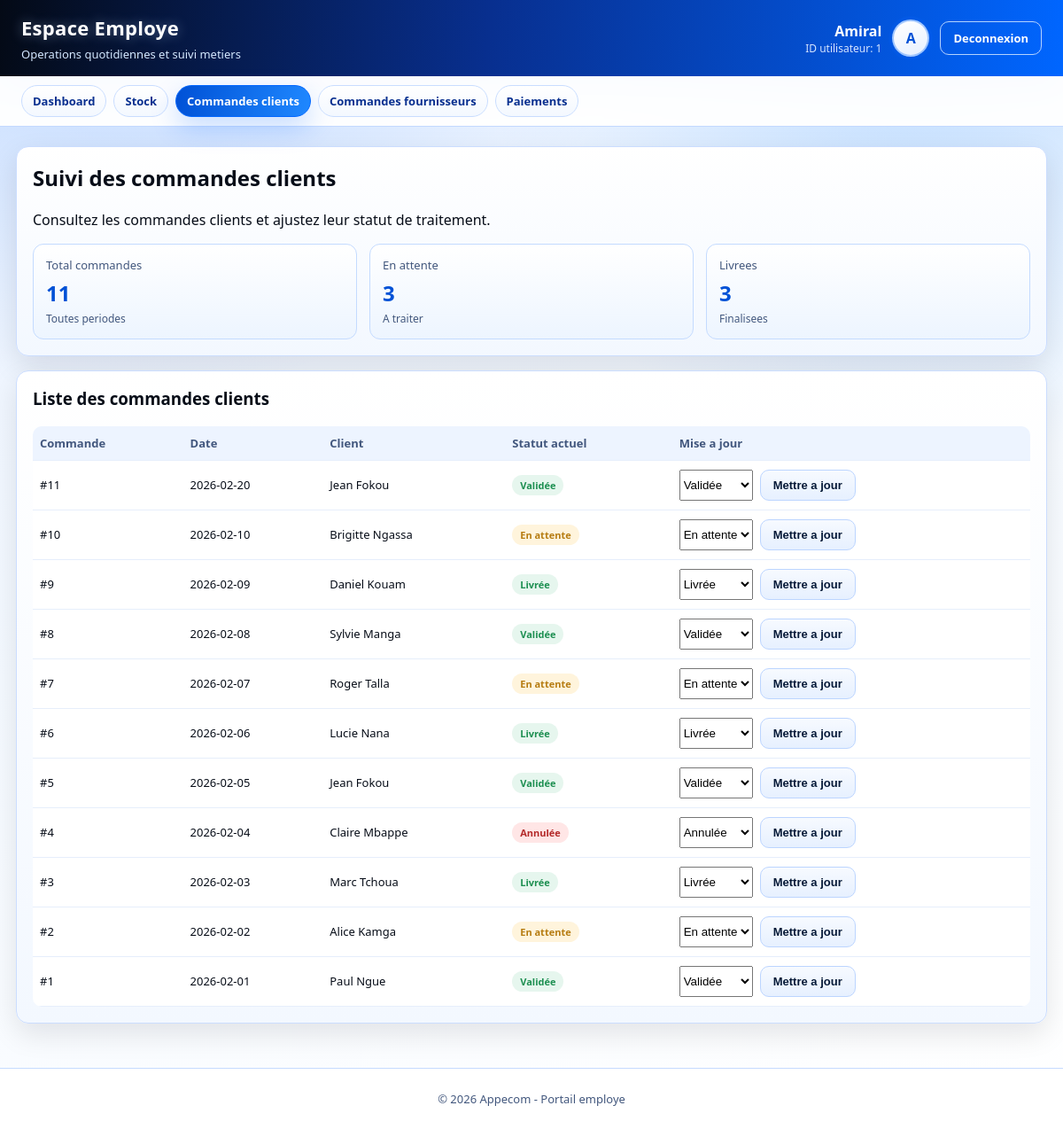
Screenshot of /employe/commandes_clients.php (signed in) with the database file from the repository.
### tables this page shows
CREATE TABLE IF NOT EXISTS `commande_client` (
  `id_commande` int NOT NULL AUTO_INCREMENT,
  `date_commande` date NOT NULL,
  `id_client` int DEFAULT NULL,
  `statut` enum('En attente','Validée','Livrée','Annulée') DEFAULT 'En attente',
  PRIMARY KEY (`id_commande`),
  KEY `id_client` (`id_client`)
);

CREATE TABLE IF NOT EXISTS `client` (
  `id_client` int NOT NULL AUTO_INCREMENT,
  `nom` varchar(50) NOT NULL,
  `prenom` varchar(50) NOT NULL,
  `ville` varchar(50) DEFAULT NULL,
  `sexe` char(1) DEFAULT NULL,
  `contact` varchar(20) DEFAULT NULL,
  `date_naissance` date DEFAULT NULL,
  `email` varchar(100) DEFAULT NULL,
  `mot_de_passe` varchar(255) DEFAULT NULL,
  PRIMARY KEY (`id_client`),
  UNIQUE KEY `email` (`email`)
);

### employe/_layout.php (called while the page is built, shortened)
<?php
function employe_h($value)
{
    return htmlspecialchars((string) $value, ENT_QUOTES, 'UTF-8');
}
function employe_status_class($value)
{
    $status = strtolower(trim((string) $value));
    if (strpos($status, 'valid') === 0 || strpos($status, 'liv') === 0 || strpos($status, 'rec') === 0 || strpos($status, 'pay') === 0) {
        return 'badge success';
    }
    if (strpos($status, 'attente') !== false) {
        return 'badge warning';
    }
    if (strpos($status, 'annul') === 0 || strpos($status, 'rej') === 0) {
        return 'badge danger';
    }
    return 'badge info';
}
function employe_status_text($value)
{
    $status = trim((string) $value);
    return $status === '' ? '-' : $status;
}
function employe_enum_values(mysqli $db, string $table, string $column): array
{
    $tableSafe = preg_replace('/[^A-Za-z0-9_]/', '', $table);
    $columnSafe = preg_replace('/[^A-Za-z0-9_]/', '', $column);
    $sql = "SHOW COLUMNS FROM `$tableSafe` LIKE ?";
    $stmt = $db->prepare($sql);
    $stmt->bind_param('s', $columnSafe);
    if (!$stmt->execute()) {
        $stmt->close();
        return [];
    }
    $result = $stmt->get_result();
    $row = $result->fetch_assoc();
    $type = (string) $row['Type'];
    preg_match_all("/'((?:[^'\\\\]|\\\\.)*)'/", $type, $matches);
    return array_map(static function ($raw) {
        return stripcslashes((string) $raw);
    }, $matches[1]);
}

### employe/commandes_clients.php (the view, shortened to what this page needs)
<?php
require __DIR__ . '/_layout.php';
$statusOptions = [];
if ($employeDb instanceof mysqli) {
    $statusOptions = employe_enum_values($employeDb, 'Commande_Client', 'statut');
}
$orders = [];
if ($employeDb instanceof mysqli) {
    $sql = 'SELECT c.id_commande, c.date_commande, c.statut, cl.nom, cl.prenom FROM Commande_Client c LEFT JOIN Client cl ON cl.id_client = c.id_client ORDER BY c.date_commande DESC, c.id_commande DESC';
    $result = $employeDb->query($sql);
    if ($result) {
        while ($row = $result->fetch_assoc()) {
            $orders[] = $row;
        }
    }
}
$totalOrders = count($orders);
$pendingOrders = 0;
$deliveredOrders = 0;
foreach ($orders as $order) {
    $status = strtolower((string) $order['statut']);
    if (strpos($status, 'attente') !== false) {
        $pendingOrders++;
    }
    if (strpos($status, 'liv') === 0) {
        $deliveredOrders++;
    }
}
include __DIR__ . '/_header.php';
?>
<section class="panel">
  <h2>Suivi des commandes clients</h2>
  <p class="muted">Consultez les commandes clients et ajustez leur statut de traitement.</p>
  <div class="grid-3" style="margin-top:12px;">
    <article class="stat">
      <div class="label">Total commandes</div>
      <div class="value"><?php echo $totalOrders; ?></div>
      <div class="sub">Toutes periodes</div>
    </article>
    <article class="stat">
      <div class="label">En attente</div>
      <div class="value"><?php echo $pendingOrders; ?></div>
      <div class="sub">A traiter</div>
    </article>
    <article class="stat">
      <div class="label">Livrees</div>
      <div class="value"><?php echo $deliveredOrders; ?></div>
      <div class="sub">Finalisees</div>
    </article>
  </div>
</section>
<section class="panel">
  <h3>Liste des commandes clients</h3>
  <?php if (!empty($orders)): ?>
    <div class="table-wrap">
      <table>
        <thead>
          <tr>
            <th>Commande</th>
            <th>Date</th>
            <th>Client</th>
            <th>Statut actuel</th>
            <th>Mise a jour</th>
          </tr>
        </thead>
        <tbody>
          <?php foreach ($orders as $order): ?>
            <tr>
              <td>#<?php echo (int) $order['id_commande']; ?></td>
              <td><?php echo employe_h($order['date_commande']); ?></td>
              <td><?php echo employe_h(trim(((string) $order['prenom']) . ' ' . ((string) $order['nom']))); ?></td>
              <td><span class="<?php echo employe_status_class($order['statut']); ?>"><?php echo employe_h(employe_status_text($order['statut'])); ?></span></td>
              <td>
                <form method="post" class="actions-row">
                  <select name="new_status" required>
                    <?php foreach ($statusOptions as $statusOption): ?>
                      <option value="<?php echo employe_h($statusOption); ?>" <?php echo ((string) $order['statut'] === (string) $statusOption) ? 'selected' : ''; ?>>
                        <?php echo employe_h($statusOption); ?>
                      </option>
                    <?php endforeach; ?>
                  </select>
                  <button type="submit" class="btn btn-secondary">Mettre a jour</button>
                </form>
              </td>
            </tr>
          <?php endforeach; ?>
        </tbody>
      </table>
    </div>
  <?php else: ?>
    <div class="empty-state">Aucune commande client enregistree.</div>
  <?php endif; ?>
</section>
<?php include __DIR__ . '/_footer.php'; ?>

### employe/employe-theme.css (style rules this page uses)
:root { --white: #ffffff; --blue-50: #eaf2ff; --blue-100: #d7e6ff; --blue-200: #bfd7ff; --blue-400: #4ba0ff; --blue-500: #1f88ff; --blue-600: #0066ff; --blue-700: #0051d6; --blue-800: #082f8f; --blue-900: #051937; --black: #070d18; --slate: #42577d; --border: #cbddff; --success: #1d8f51; --warning: #b67c11; --danger: #b32929; --info: #1a57b8; --shadow: 0 12px 32px rgba(7, 13, 24, 0.1); --blue-glow: 0 12px 30px rgba(0, 102, 255, 0.22); --radius: 14px; }
* { box-sizing: border-box; }
body { margin: 0; font-family: 'Segoe UI', Tahoma, Arial, sans-serif; color: var(--black); background: radial-gradient(circle at 12% -12%, rgba(0, 102, 255, 0.24), transparent 34%), radial-gradient(circle at 86% 4%, rgba(31, 136, 255, 0.22), transparent 30%), linear-gradient(160deg, var(--blue-50), #f4f9ff 45%, var(--white)); }
.panel { background: linear-gradient(180deg, #ffffff, #f3f8ff); border: 1px solid var(--border); border-radius: var(--radius); box-shadow: var(--shadow); padding: 18px; }
.panel h2, .panel h3 { margin-top: 0; }
.grid-3 { display: grid; grid-template-columns: repeat(3, minmax(0, 1fr)); gap: 14px; }
.stat { border: 1px solid #c4dbff; border-radius: 12px; padding: 14px; background: linear-gradient(180deg, #ffffff, #edf5ff); transition: transform 0.16s ease, box-shadow 0.16s ease, border-color 0.16s ease; }
.stat .label { color: var(--slate); font-size: 13px; }
.stat .value { margin-top: 6px; font-size: 24px; font-weight: 700; color: var(--blue-700); }
.stat .sub { margin-top: 4px; color: var(--slate); font-size: 12px; }
.table-wrap { overflow-x: auto; }
table { width: 100%; border-collapse: collapse; font-size: 13px; background: #ffffff; border-radius: 10px; overflow: hidden; }
th, td { border-bottom: 1px solid #e6eefb; padding: 10px 8px; text-align: left; vertical-align: middle; }
th { color: var(--slate); font-weight: 600; background: #edf4ff; }
.badge { display: inline-block; border-radius: 999px; padding: 4px 9px; font-size: 11px; font-weight: 700; }
.badge.success { color: var(--success); background: #e6f6ee; }
.badge.warning { color: var(--warning); background: #fff4dc; }
.badge.danger { color: var(--danger); background: #ffe6e6; }
.btn { display: inline-block; border: 1px solid var(--blue-600); background: linear-gradient(100deg, var(--blue-700), var(--blue-500)); color: var(--white); text-decoration: none; padding: 9px 14px; border-radius: 10px; font-size: 13px; font-weight: 600; cursor: pointer; transition: transform 0.16s ease, box-shadow 0.16s ease, filter 0.16s ease; }
.btn-secondary { background: linear-gradient(180deg, #f7faff, #e6f0ff); border-color: #bcd5ff; color: var(--blue-900); }
.actions-row { display: flex; gap: 8px; flex-wrap: wrap; }

### rows the page displays
commande_client: id_commande "11", date_commande "2026-02-20", id_client.nom "Jean Fokou", statut "Validée", new_status "Validée"
commande_client: id_commande "10", date_commande "2026-02-10", id_client.nom "Brigitte Ngassa", statut "En attente", new_status "En attente"
commande_client: id_commande "9", date_commande "2026-02-09", id_client.nom "Daniel Kouam", statut "Livrée", new_status "Livrée"
commande_client: id_commande "8", date_commande "2026-02-08", id_client.nom "Sylvie Manga", statut "Validée", new_status "Validée"
commande_client: id_commande "7", date_commande "2026-02-07", id_client.nom "Roger Talla", statut "En attente", new_status "En attente"
commande_client: id_commande "6", date_commande "2026-02-06", id_client.nom "Lucie Nana", statut "Livrée", new_status "Livrée"
commande_client: id_commande "5", date_commande "2026-02-05", id_client.nom "Jean Fokou", statut "Validée", new_status "Validée"
commande_client: id_commande "4", date_commande "2026-02-04", id_client.nom "Claire Mbappe", statut "Annulée", new_status "Annulée"
commande_client: id_commande "3", date_commande "2026-02-03", id_client.nom "Marc Tchoua", statut "Livrée", new_status "Livrée"
commande_client: id_commande "2", date_commande "2026-02-02", id_client.nom "Alice Kamga", statut "En attente", new_status "En attente"
commande_client: id_commande "1", date_commande "2026-02-01", id_client.nom "Paul Ngue", statut "Validée", new_status "Validée"

### other values shown
employe_h($employeName) "Amiral"
$employeId "1"
employe_h($initials) "A"
employe_h($item['label']) "Dashboard"
employe_h($item['label']) "Stock"
employe_h($item['label']) "Commandes clients"
employe_h($item['label']) "Commandes fournisseurs"
employe_h($item['label']) "Paiements"
$totalOrders "11"
$pendingOrders "3"
$deliveredOrders "3"
